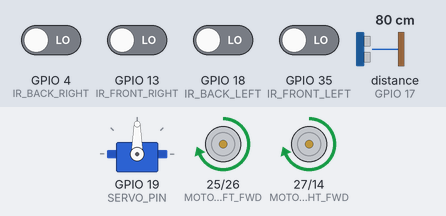
Bench run of a sketch on a simulated ESP32. On the bench: servo, motor-driver pin pairs drawn as motors (green arrow = first pin HIGH = forward, orange = second pin HIGH = backward, longer = more drive, scaled by the enable pin). Wiring (inferred from the names in the program): ultrasonic range finder: trigger GPIO 16; echo GPIO 17. Inputs (shaded band) come from the test bench; at power-on: GPIO 4 (IR_BACK_RIGHT), GPIO 13 (IR_FRONT_RIGHT), GPIO 18 (IR_BACK_LEFT), GPIO 35 (IR_FRONT_LEFT) LOW, distance to the obstacle (sensor on GPIO 17) 80 cm. The echo pulse lasts 58.3 µs per cm; random numbers use the default seed unless the sketch sets one; what the sketch prints to the serial monitor is not drawn.

Above: at 1.2 s.
1.3 s: distance to the obstacle (sensor on GPIO 17) set to 24 cm
2.8 s: distance to the obstacle (sensor on GPIO 17) set to 19 cm
At 3.42 s:
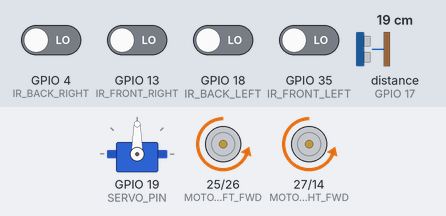
At 5.6 s:
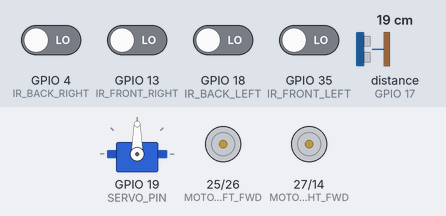
5.8 s: GPIO 4 (IR_BACK_RIGHT) driven HIGH
At 6.8 s:
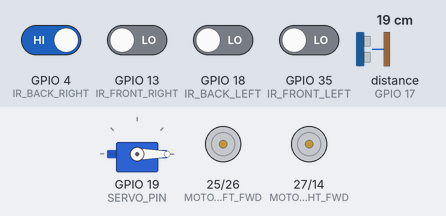
8.8 s: GPIO 13 (IR_FRONT_RIGHT) driven HIGH
At 9.01 s:
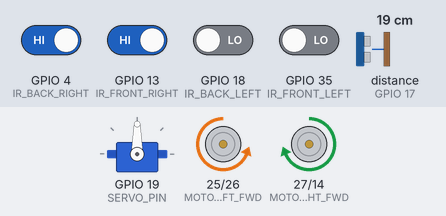
11.8 s: GPIO 18 (IR_BACK_LEFT) driven HIGH
14.8 s: GPIO 35 (IR_FRONT_LEFT) driven HIGH
Timing chart, 0 to 18.8 s (numbered marks = the images above; inputs shaded):
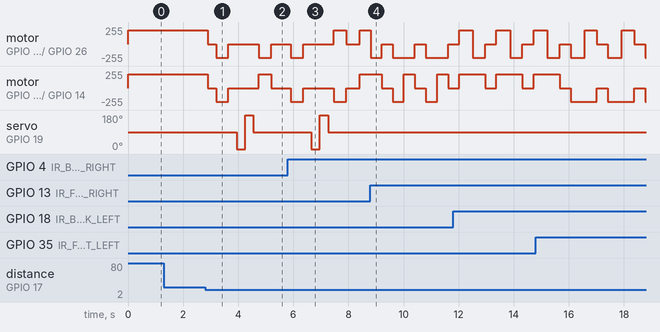

The sketch:

robot-full.ino
```cpp
#include <Arduino.h>
#include <ESP32Servo.h>

// ==========================
// KONFIGURASI PIN TERATUR
// ==========================

// Motor Driver
#define MOTOR_LEFT_FWD    25
#define MOTOR_LEFT_BWD    26
#define MOTOR_RIGHT_FWD   27
#define MOTOR_RIGHT_BWD   14

// PWM Motor Enable
#define ENABLE_LEFT_PIN   32
#define ENABLE_RIGHT_PIN  33

// Sensor IR (Anti-Jatuh)
#define IR_FRONT_LEFT     35  // input-only, aman
#define IR_FRONT_RIGHT    13
#define IR_BACK_LEFT      18
#define IR_BACK_RIGHT     4   // pin baru: GPIO 4

// Ultrasonik
#define TRIG              16
#define ECHO              17

// Servo
#define SERVO_PIN         19
Servo myServo;

// ==========================
// KONSTANTA SISTEM
// ==========================
#define MAX_PWM_DUTY      255
#define SPEED_FORWARD     210
#define SPEED_REVERSE     210
#define SAFE_DISTANCE_CM  20
#define SENSOR_TIMEOUT    999
#define PWM_FREQ          5000
#define PWM_RESOLUTION    8
#define TURN_DURATION     450
#define REVERSE_DURATION  450

// ==========================
// SETUP
// ==========================
void setup() {
  Serial.begin(115200);

  pinMode(TRIG, OUTPUT);
  pinMode(ECHO, INPUT);

  pinMode(IR_FRONT_LEFT, INPUT);
  pinMode(IR_FRONT_RIGHT, INPUT);
  pinMode(IR_BACK_LEFT, INPUT);
  pinMode(IR_BACK_RIGHT, INPUT);  // GPIO 4

  pinMode(MOTOR_LEFT_FWD, OUTPUT);
  pinMode(MOTOR_LEFT_BWD, OUTPUT);
  pinMode(MOTOR_RIGHT_FWD, OUTPUT);
  pinMode(MOTOR_RIGHT_BWD, OUTPUT);

  ledcAttach(ENABLE_LEFT_PIN, PWM_FREQ, PWM_RESOLUTION);
  ledcAttach(ENABLE_RIGHT_PIN, PWM_FREQ, PWM_RESOLUTION);
  setMotorSpeed(SPEED_FORWARD, SPEED_FORWARD);

  myServo.attach(SERVO_PIN);
  myServo.write(90);  // posisi tengah

  randomSeed(analogRead(34));
}

// ==========================
// FUNGSI MOTOR
// ==========================
void setMotorSpeed(int leftSpeed, int rightSpeed) {
  ledcWrite(ENABLE_LEFT_PIN, constrain(leftSpeed, 0, MAX_PWM_DUTY));
  ledcWrite(ENABLE_RIGHT_PIN, constrain(rightSpeed, 0, MAX_PWM_DUTY));
}

void stopMotors() {
  digitalWrite(MOTOR_LEFT_FWD, LOW);
  digitalWrite(MOTOR_LEFT_BWD, LOW);
  digitalWrite(MOTOR_RIGHT_FWD, LOW);
  digitalWrite(MOTOR_RIGHT_BWD, LOW);
}

void moveForward() {
  setMotorSpeed(SPEED_FORWARD, SPEED_FORWARD);
  digitalWrite(MOTOR_LEFT_FWD, HIGH);
  digitalWrite(MOTOR_LEFT_BWD, LOW);
  digitalWrite(MOTOR_RIGHT_FWD, HIGH);
  digitalWrite(MOTOR_RIGHT_BWD, LOW);
}

void moveBackward() {
  setMotorSpeed(SPEED_REVERSE, SPEED_REVERSE);
  digitalWrite(MOTOR_LEFT_FWD, LOW);
  digitalWrite(MOTOR_LEFT_BWD, HIGH);
  digitalWrite(MOTOR_RIGHT_FWD, LOW);
  digitalWrite(MOTOR_RIGHT_BWD, HIGH);
}

void turnLeft() {
  setMotorSpeed(SPEED_FORWARD, SPEED_FORWARD);
  digitalWrite(MOTOR_LEFT_FWD, LOW);
  digitalWrite(MOTOR_LEFT_BWD, HIGH);
  digitalWrite(MOTOR_RIGHT_FWD, HIGH);
  digitalWrite(MOTOR_RIGHT_BWD, LOW);
}

void turnRight() {
  setMotorSpeed(SPEED_FORWARD, SPEED_FORWARD);
  digitalWrite(MOTOR_LEFT_FWD, HIGH);
  digitalWrite(MOTOR_LEFT_BWD, LOW);
  digitalWrite(MOTOR_RIGHT_FWD, LOW);
  digitalWrite(MOTOR_RIGHT_BWD, HIGH);
}

// ==========================
// SENSOR JARAK
// ==========================
long getDistance() {
  digitalWrite(TRIG, LOW);
  delayMicroseconds(2);
  digitalWrite(TRIG, HIGH);
  delayMicroseconds(10);
  digitalWrite(TRIG, LOW);
  long duration = pulseIn(ECHO, HIGH, 30000);
  if (duration == 0 || duration > 25000) return SENSOR_TIMEOUT;
  return duration * 0.034 / 2;
}

long getStableDistance() {
  return (getDistance() + getDistance()) / 2;
}

// ==========================
// ANTI-JATUH
// ==========================
void antiFallAvoidance() {
  int fl = digitalRead(IR_FRONT_LEFT);
  int fr = digitalRead(IR_FRONT_RIGHT);
  int bl = digitalRead(IR_BACK_LEFT);
  int br = digitalRead(IR_BACK_RIGHT);

  setMotorSpeed(0, 0);
  stopMotors();

  if (fl == HIGH && fr == HIGH) {
    Serial.println("⚠ Tepi depan ganda! Mundur & belok kanan");
    moveBackward(); delay(500);
    stopMotors(); turnRight(); delay(TURN_DURATION);
  }
  else if (bl == HIGH && br == HIGH) {
    Serial.println("⚠ Tepi belakang ganda! Maju & belok kiri");
    moveForward(); delay(500);
    stopMotors(); turnLeft(); delay(TURN_DURATION);
  }
  else if (fl == HIGH) {
    Serial.println("⚠ Tepi depan kiri! Mundur & belok kanan");
    moveBackward(); delay(400);
    stopMotors(); turnRight(); delay(400);
  }
  else if (fr == HIGH) {
    Serial.println("⚠ Tepi depan kanan! Mundur & belok kiri");
    moveBackward(); delay(400);
    stopMotors(); turnLeft(); delay(400);
  }
  else if (bl == HIGH) {
    Serial.println("⚠ Tepi belakang kiri! Maju & belok kanan");
    moveForward(); delay(400);
    stopMotors(); turnRight(); delay(400);
  }
  else if (br == HIGH) {
    Serial.println("⚠ Tepi belakang kanan! Maju & belok kiri");
    moveForward(); delay(400);
    stopMotors(); turnLeft(); delay(400);
  }
  else if (fl == HIGH && fr == HIGH && bl == HIGH && br == HIGH) {
    Serial.println("Berhenti");
    stopMotors();
  }

  stopMotors();
  delay(300);
}

// ==========================
// OBSTACLE AVOIDANCE
// ==========================
void obstacleAvoidance() {
  stopMotors();
  Serial.println("⛔ Obstacle! Mundur...");
  delay(300);

  moveBackward(); delay(REVERSE_DURATION);
  stopMotors(); delay(300);

  Serial.println("🔍 Scan kiri...");
  myServo.write(0); delay(300);
  long leftDist = getStableDistance();

  Serial.println("🔍 Scan kanan...");
  myServo.write(180); delay(300);
  long rightDist = getStableDistance();

  myServo.write(90); delay(200);

  Serial.print("↙ Kiri: "); Serial.print(leftDist);
  Serial.print(" cm | ↘ Kanan: "); Serial.println(rightDist);

  if (leftDist == rightDist) {
    Serial.println("🔄 Sama → belok acak");
    if (random(0, 2) == 0) turnLeft();
    else turnRight();
  } else if (leftDist > rightDist) {
    Serial.println("↩ Belok kiri");
    turnLeft();
  } else {
    Serial.println("↪ Belok kanan");
    turnRight();
  }

  delay(TURN_DURATION);
  stopMotors(); delay(300);
}

// ==========================
// LOOP UTAMA
// ==========================
void loop() {
  int fl = digitalRead(IR_FRONT_LEFT);
  int fr = digitalRead(IR_FRONT_RIGHT);
  int bl = digitalRead(IR_BACK_LEFT);
  int br = digitalRead(IR_BACK_RIGHT);

  Serial.print("IR FL: "); Serial.print(fl);
  Serial.print(" FR: "); Serial.print(fr);
  Serial.print(" BL: "); Serial.print(bl);
  Serial.print(" BR: "); Serial.println(br);

  if (fl == HIGH || fr == HIGH || bl == HIGH || br == HIGH) {
    setMotorSpeed(0, 0);
    stopMotors();
    Serial.println("‼ IR Aktif – STOP!");
    delay(100);
    antiFallAvoidance();
    return;
  }

  long frontDist = getStableDistance();
  Serial.print("Ultrasonik: "); Serial.print(frontDist); Serial.println(" cm");

  if (frontDist >= SENSOR_TIMEOUT) {
    stopMotors();
    Serial.println("⚠ Sensor timeout");
    delay(300);
    return;
  }

  if (frontDist > SAFE_DISTANCE_CM) {
    moveForward();
    Serial.println("✅ Jalan aman");
  } else {
    obstacleAvoidance();
  }

  delay(100);
}
```

Measured:
- the behaviour switches between 22 and 21 cm on distance to the obstacle (sensor on GPIO 17) (found by bisection; images 0 and 1)
- after the input at 1.3 s, every drawn part: stays the same
